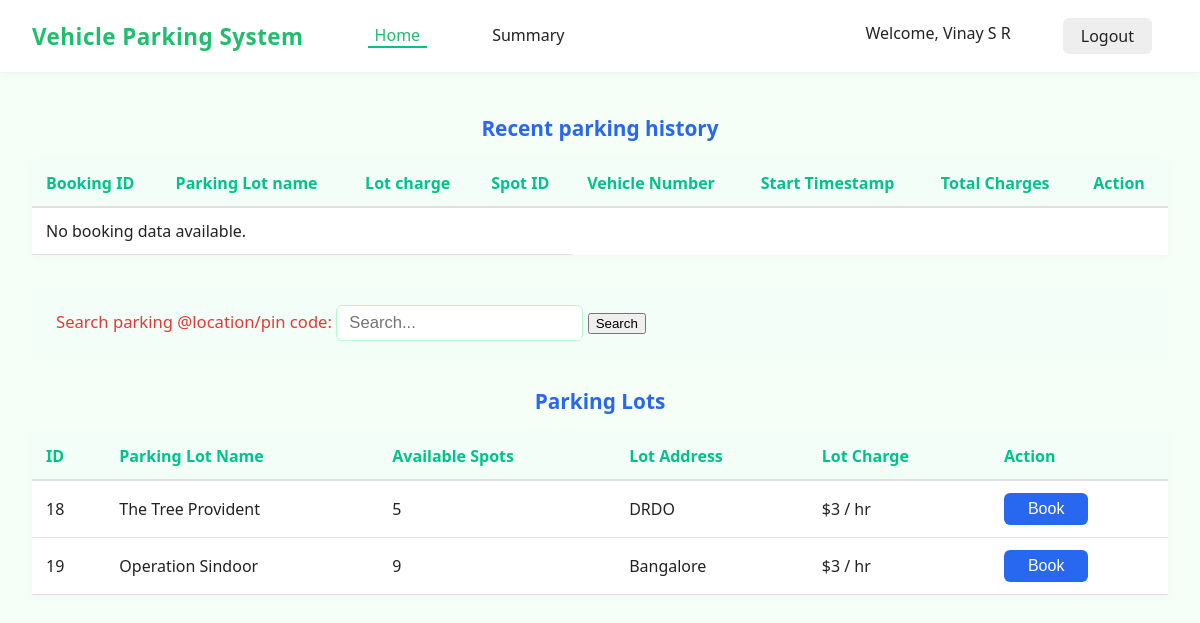
/dashboard/user/4 (signed in), run on an earlier commit of the app's database.
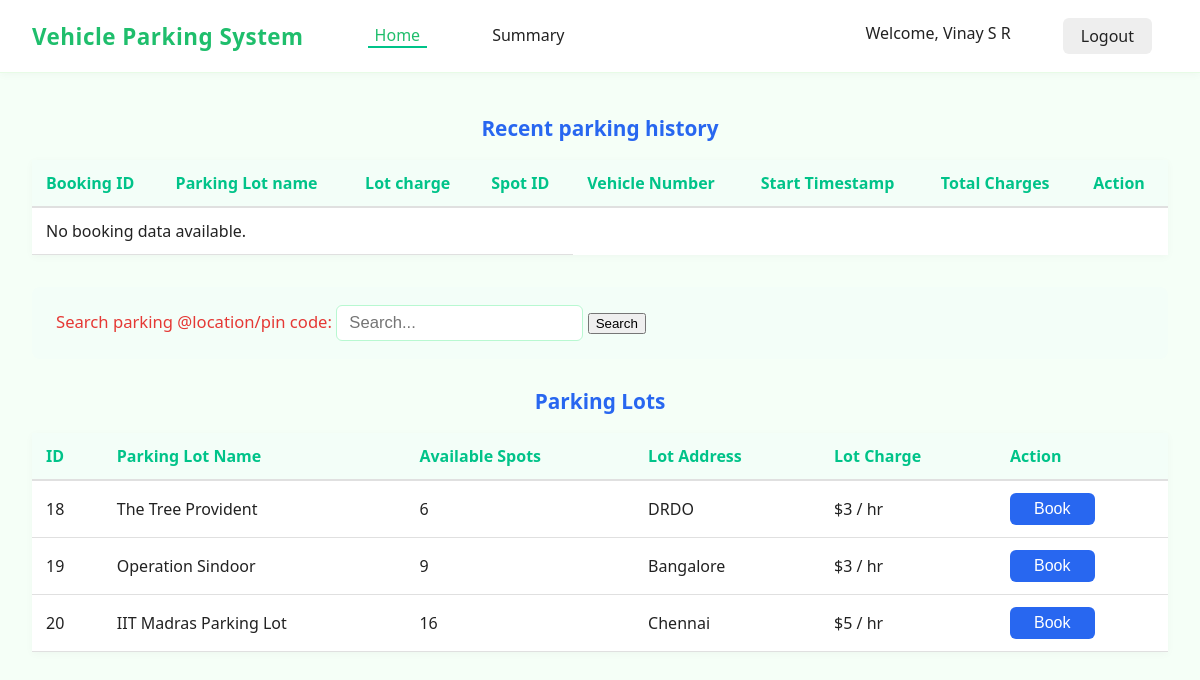
And on a later commit of the database.
### models/models.py (models this page shows)
class Parking_lot(db.Model):
    __tablename__='parking_lot'
    lot_id=db.Column(db.Integer,primary_key=True,autoincrement=True)
    owner_id = db.Column(db.Integer, db.ForeignKey('user.id', ondelete='CASCADE'))
    lot_name= db.Column(db.Text,nullable=False,unique=True)
    lot_address=db.Column(db.Text,nullable=False)
    lot_spot_count=db.Column(db.Integer,nullable=False)
    lot_price_per_hour=db.Column(db.Integer,nullable=False)
    owner = db.relationship('User', backref=db.backref('parking_lots', passive_deletes=True))
    spots = db.relationship('Parking_spot', backref='lot', cascade="all, delete", passive_deletes=True)
    bookings = db.relationship('Bookings', back_populates='lot', cascade="all, delete", passive_deletes=True)

### controllers/controllers.py (the view, shortened to what this page needs)
@main.route("/dashboard/user/<id>",methods=['GET','POST'])
@role_required('user')
@login_required
def user_dashboard(id):
    if request.method=="GET":
        user=User.query.filter(User.id==id).first()
        user_data={
                                "name": user.full_name,
                                "address": user.address,
                                "email": user.email,
                                "pincode": user.pincode,
                                "vehicle_number": user.vehicle_number,
                                "id": user.id
                }
        bookings_by_user=Bookings.query.filter_by(user_id=id,current_status='active').all()
        booking_data={}
        print("booking_data",booking_data)
        parking_locations=Parking_lot.query.all()
        parking_data={}
        for location in parking_locations:
                available_spots=Parking_spot.query.filter_by(lot_id=location.lot_id,is_available="Yes").count()
                parking_data[location.lot_id]={
                                            'lot_name':location.lot_name,
                                            'lot_address':location.lot_address,
                                            'available_spots': available_spots,
                                            'lot_charge': location.lot_price_per_hour
                }
        print(parking_data)
        return render_template('dashboard_user.html',user_data=user_data, parking_data=parking_data,booking_data=booking_data,id=current_user.id,name=current_user.full_name)

### app.py (called while the page is built)
def create_app():
    app = Flask(__name__, template_folder="templates")
    if os.getenv('ENV', 'development') != "production":
        print("Starting Local Development")
        app.config.from_object(LocalDevelopmentConfig)
    else:
        raise Exception("Currently no production config is setup")
    app.register_blueprint(main)
    db.init_app(app)
    login_manager = LoginManager()
    login_manager.login_view = "main.login"
    login_manager.init_app(app)
    @login_manager.user_loader
    def load_user(user_id):
        return User.query.get(int(user_id))
    return app

### controllers/controllers.py (called while the page is built)
def role_required(required_role):
    def decorator(f):
        @wraps(f)
        def decorated_function(*args, **kwargs):
            if not current_user.is_authenticated:
                flash('Please log in to access this page.', 'warning')
                return redirect(url_for('main.login'))
            if required_role == "admin" and current_user.is_admin != "Yes":
                flash('You do not have permission to access this page.', 'danger')
                return redirect(url_for('main.login'))
            return f(*args, **kwargs)
        return decorated_function
    return decorator

### templates/dashboard_user.html (shortened to what the changed rows need)
<!DOCTYPE html>
<html lang="en">
<head>
    <link rel="stylesheet" href="{{ url_for('static', filename='css/dashboard_user_style.css') }}">
</head>
<body>
    <main>
        <section class="history-section">
            <h2>Recent parking history</h2>
            <table class="stylish-table">
                <thead>
                    <tr>
                        <th>Booking ID</th>
                        <th>Parking Lot name</th>
                        <th> Lot charge</th>
                        <th>Spot ID</th>
                        <th>Vehicle Number</th>
                        <th>Start Timestamp</th>
                        <th>Total Charges</th>
                        <th>Action</th>
                    </tr>
                </thead>
            </table>
        </section>
        <section class="lots-section">
            <h2>Parking Lots </h2>
            <table class="stylish-table">
                <thead>
                    <tr>
                        <th>ID</th>
                        <th>Parking Lot Name</th>
                        <th>Available Spots</th>
                        <th>Lot Address</th>
                        <th> Lot Charge</th>
                        <th>Action</th>
                    </tr>
                </thead>
                <tbody>
                    {% if parking_data %}
                            {% for lot_id, location in parking_data.items() %}
                                <tr>
                                    <td>{{ lot_id }}</td>
                                    <td>{{ location.lot_name }}</td>
                                    <td>{{ location.available_spots }}</td>
                                    <td>{{ location.lot_address }}</td>
                                    <td>${{ location.lot_charge }} / hr</td>
                                    <td>
                                        <button class="book-btn" onclick="window.location.href='{{ url_for('main.book_spot', user_id=user_data.id, parking_lot_id=lot_id) }}'">Book</button>
                                    </td>
                                </tr>
                            {% endfor %}
                    {% else %}
                        <tr><td colspan="4">No parking data available.</td></tr>
                    {% endif %}
                </tbody>
            </table>
        </section>
    </main>
</body>
</html>

What changed in the data, as far as the page shows it:
added Parking_lot: lot_name "IIT Madras Parking Lot", lot_address "Chennai"
Also different on the page:
new list line: "18 6 $ 3 / hr Book"
new list line: "The Tree Provident DRDO"
new list line: "20 16 $ 5 / hr Book"
list line gone: "18 5 $ 3 / hr Book"
list line gone: "The Tree Provident DRDO"
